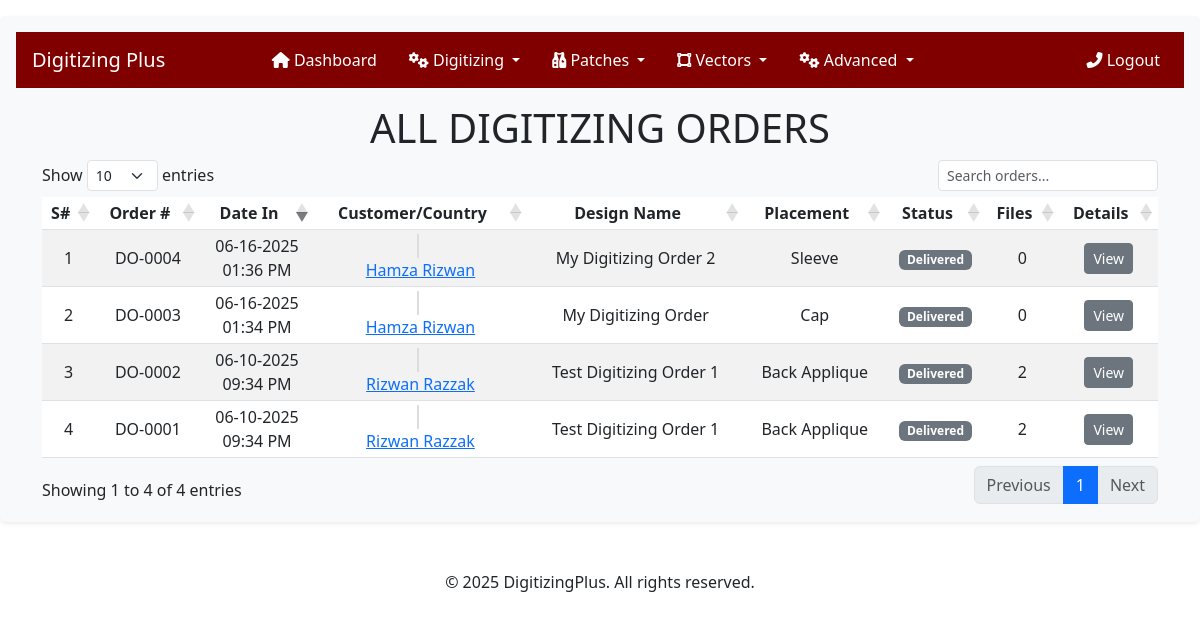
/user/admin/all-digitizing-orders/ (signed in), run on the app's committed database.
### crafting/models.py (models this page shows, shortened)
class DigitizingOrder(models.Model):
    user = models.ForeignKey(
        settings.AUTH_USER_MODEL,
        on_delete=models.CASCADE,
        related_name='digitizing_orders',
    )
    order_number = models.CharField(max_length=20, unique=True, blank=True)
    name = models.CharField(max_length=255)
    height = models.DecimalField(decimal_places=2, max_digits=10)
    width = models.DecimalField(decimal_places=2, max_digits=10)
    stitches = models.IntegerField(default=0, null=True, blank=True)
    colors = models.IntegerField(null=True, blank=True)
    po_number = models.IntegerField(null=True, blank=True)
    file_format = models.CharField(max_length=10, choices=FORMAT_CHOICES, null=True, blank=True)
    fabric_type = models.CharField(max_length=50, choices=FABRIC_CHOICES, null=True, blank=True)
    logo_placement = models.CharField(max_length=50, choices=LOGO_PLACEMENT, null=True, blank=True)
    instructions = models.TextField(null=True, blank=True)
    is_urgent = models.BooleanField(default=False)
    status = models.CharField(max_length=50, choices=STATUS_CHOICES, default='Processing', blank=True)
    admin_instruction = models.TextField(null=True, blank=True)
    created_at = models.DateTimeField(auto_now_add=True)

### users/models.py (models this page shows, shortened)
class User(AbstractUser):
    COUNTRY_CHOICES = [
        ('United States', 'United States'),
        ('United Kingdom', 'United Kingdom'),
        ('Australia', 'Australia'),
        ('New Zealand', 'New Zealand'),
        ('Germany', 'Germany'),
        ('Canada', 'Canada'),
    ]
    username = None
    user_id = models.CharField(max_length=100, unique=True, blank=False, null=False)
    email = models.EmailField(unique=True)
    email2 = models.EmailField(blank=True, null=True, verbose_name="Secondary Email")
    email3 = models.EmailField(blank=True, null=True, verbose_name="Tertiary Email")
    first_name = models.CharField(max_length=100, blank=False, null=False)
    last_name = models.CharField(max_length=100, blank=False, null=False)
    phone_number = models.CharField(max_length=50, null=True, blank=True)
    address = models.CharField(max_length=500)
    city = models.CharField(max_length=50)
    state = models.CharField(max_length=50)
    zip_code = models.CharField(max_length=15)
    created_at = models.DateField(auto_now_add=True, null=True, blank=True)
    country = models.CharField(
        max_length=15,
        choices=COUNTRY_CHOICES,
        default='US',  # Default to United States
        verbose_name="Country"
    )
    USERNAME_FIELD = 'user_id'
    REQUIRED_FIELDS = []  # Removed email from required fields
    objects = UserManager()
    COUNTRY_CODE_MAP = {
        'United States': 'us',
        'United Kingdom': 'gb',
        'Australia': 'au',
        'New Zealand': 'nz',
        'Germany': 'de',
        'Canada': 'ca',
    }
    @property
    def country_code(self):
        return self.COUNTRY_CODE_MAP.get(self.country, '')

### users/adminviews.py (the view)
# urls.py: path('admin/all-digitizing-orders/', adminviews.all_digitizing_orders, name='admin-all-digitizing-orders'),
@login_required
@user_passes_test(lambda u: u.is_superuser)
def all_digitizing_orders(request):
    orders = DigitizingOrder.objects.select_related('user').prefetch_related('files').order_by('-created_at')
    context = {
        'orders': orders,
        'order_type': 'Digitizing',
    }
    return render(request, 'users/admin/all-digitizing-orders.html', context)

### digitizingplus/context_processors.py (called while the page is built)
def company_info(request):
    try:
        company = CompanyInfo.objects.first()
    except CompanyInfo.DoesNotExist:
        company = None
    return {'company_info': company}

### users/templates/users/admin/all-digitizing-orders.html (shortened to what this page needs)
{% extends "users/admin/base.html" %}
{% load static %}
{% load crispy_forms_tags %}
{% block content %}
<link rel="stylesheet" href="https://cdnjs.cloudflare.com/ajax/libs/flag-icon-css/3.5.0/css/flag-icon.min.css">
<h1 class="text-center mt-3">ALL DIGITIZING ORDERS</h1>
<div class="mt-2">
    <table id="ordersTable" class="table table-striped table-sm" style="width:100%">
        <thead>
            <tr>
                <th class="text-center">S#</th>
                <th class="text-center">Order #</th>
                <th class="text-center">Date In</th>
                <th class="text-center">Customer/Country</th>
                <th class="text-center">Design Name</th>
                <th class="text-center">Placement</th>
                <th class="text-center">Status</th>
                <th class="text-center">Files</th>
                <th class="text-center">Details</th>
            </tr>
        </thead>
        <tbody>
            {% for order in orders %}
            <tr>
                <td class="text-center align-middle">{{ forloop.counter }}</td>
                <td class="text-center align-middle">{{ order.order_number }}</td>
                <td class="text-center align-middle">
                    {{ order.created_at|date:"m-d-Y" }}
                    <br />
                    {{ order.created_at|date:"h:i A" }}
                </td>
                <td class="text-center align-middle">
                    {% if order.user.country_code %}
                    <span class="flag-icon flag-icon-{{ order.user.country_code }}"></span>
                    {% endif %}<br>
                    <a href="{% url 'users:start-impersonate' order.user.id %}">{{ order.user.get_full_name|title }}</a></td>
                <td class="text-center align-middle">{{ order.name }}</td>
                <td class="text-center align-middle">
                    {{ order.logo_placement|default:"-" }}
                </td>
                <td class="text-center align-middle">
                    <span class="badge {% if order.status == 'Processing' %}bg-primary {% else %}bg-secondary{% endif %} ">
                        {{ order.status }}
                    </span>
                </td>
                <td class="text-center align-middle">
                    {{ order.files.count }}
                </td>
                <td class="text-center align-middle">
                    <a href="{% url "users:admin-digitizing-order-details" order.id  %}" class="btn btn-sm btn-secondary">View</a>
                </td>
            </tr>
            {% endfor %}
        </tbody>
    </table>
</div>
{% endblock content %}

### users/templates/users/admin/all-digitizing-orders.html (style rules this page uses)
.flag-icon { margin-right: 5px; border: 1px solid #ddd; }

### data on the page
DigitizingOrder: order_number "DO-0004", created_at "06-16-2025", created_at "01:36 PM", user.get_full_name "Hamza Rizwan", name "My Digitizing Order 2", logo_placement "Sleeve", status "Delivered", files.count "0"
DigitizingOrder: order_number "DO-0003", created_at "06-16-2025", created_at "01:34 PM", user.get_full_name "Hamza Rizwan", name "My Digitizing Order", logo_placement "Cap", status "Delivered", files.count "0"
DigitizingOrder: order_number "DO-0002", created_at "06-10-2025", created_at "09:34 PM", user.get_full_name "Rizwan Razzak", name "Test Digitizing Order 1", logo_placement "Back Applique", status "Delivered", files.count "2"
DigitizingOrder: order_number "DO-0001", created_at "06-10-2025", created_at "09:34 PM", user.get_full_name "Rizwan Razzak", name "Test Digitizing Order 1", logo_placement "Back Applique", status "Delivered", files.count "2"
